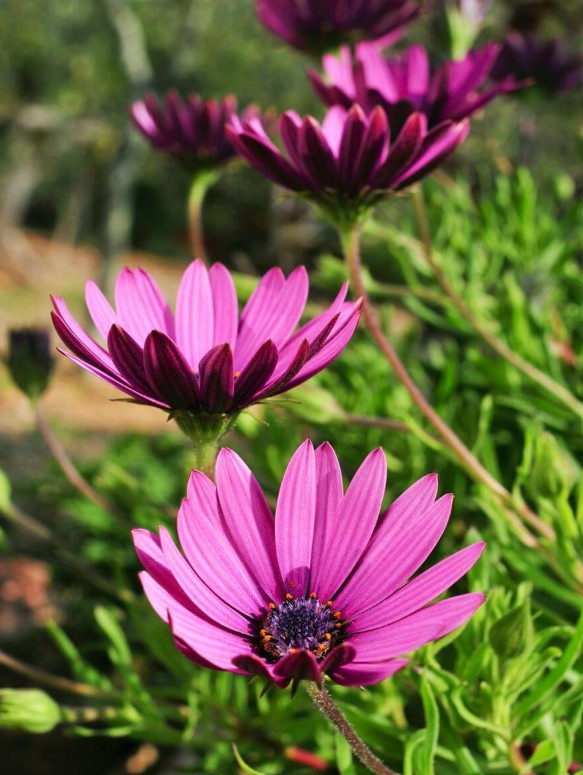
#> input picture cw14/flowers.jpg, 583 x 775 px
$ python zad6.py
#> lines starting #> are read from the running program, lines starting #| are printed output that depends on the picture; after the words box and inside, x2 and y2 are one past the last pixel; in counts of white or black regions, pixels touching at a corner belong together
import cv2
import numpy as np


image = cv2.imread("flowers.jpg")
#> image is the input picture: shape (775, 583, 3); mean B, G, R 69.9, 95.2, 111.1
mask = np.zeros(image.shape[:2], dtype="uint8")
cv2.rectangle(mask, (100, 400), (500, 700), 255, -1)  # Przykład maski
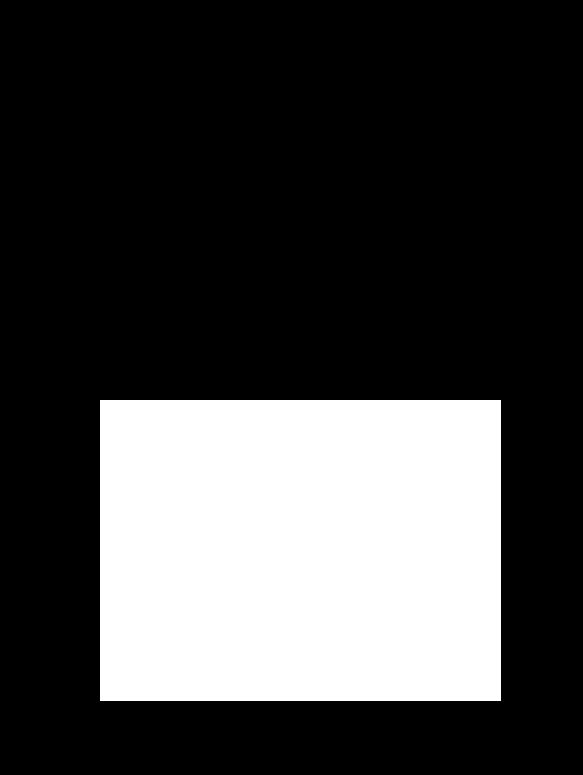
#> mask: shape (775, 583); 26.7% white; 1 white region, box (x1, y1, x2, y2) and area: (100, 400, 501, 701) 120701

blurred = cv2.GaussianBlur(image, (31, 31), 0)
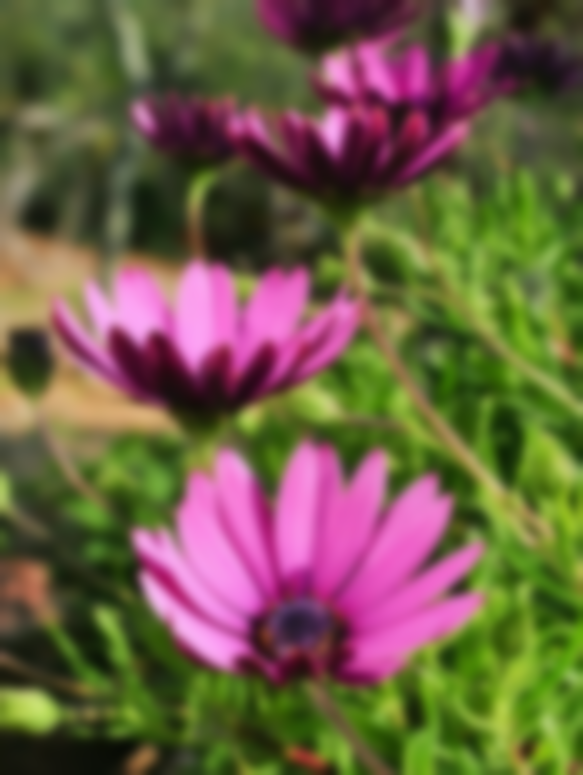
#> blurred: shape (775, 583, 3); mean B, G, R 69.9, 95.2, 111.1
focus = np.where(mask[:, :, None] == 255, image, blurred)
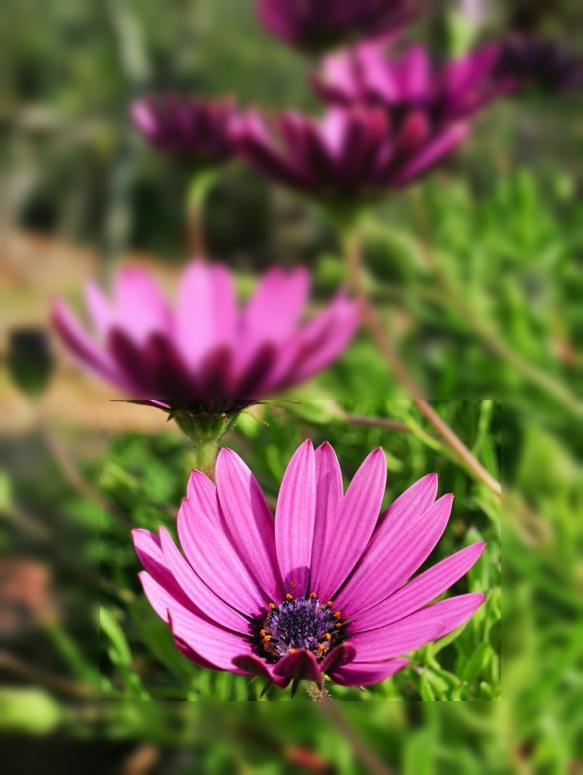
#> focus: shape (775, 583, 3); mean B, G, R 69.9, 95.2, 111.2

cv2.imshow("Efekt głębi ostrości", focus)

# Komentarz:
# - Technika skutecznie imituje efekt głębi ostrości
# - Można ją rozszerzyć o segmentację tła lub detekcję obiektów

cv2.waitKey(0)
cv2.destroyAllWindows()

$ run again, with cw14/road_sign.jpg copied over cw14/flowers.jpg
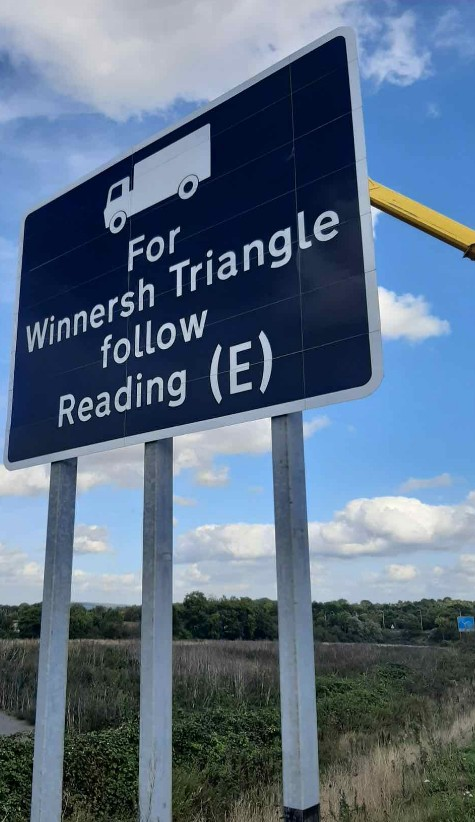
#> input picture cw14/road_sign.jpg, 475 x 822 px
#> image is the input picture: shape (822, 475, 3); mean B, G, R 132, 110.4, 91.3
#> `cv2.rectangle(mask, (100, 400), (500, 700), 255, -1)`:
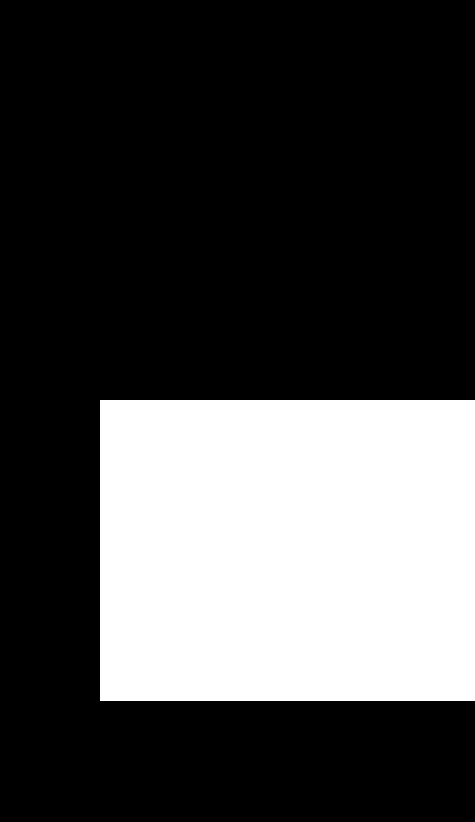
#> mask: shape (822, 475); 28.9% white; 1 white region, box (x1, y1, x2, y2) and area: (100, 400, 475, 701) 112875
#> `focus = np.where(mask[:, :, None] == 255, image, blurred)`:
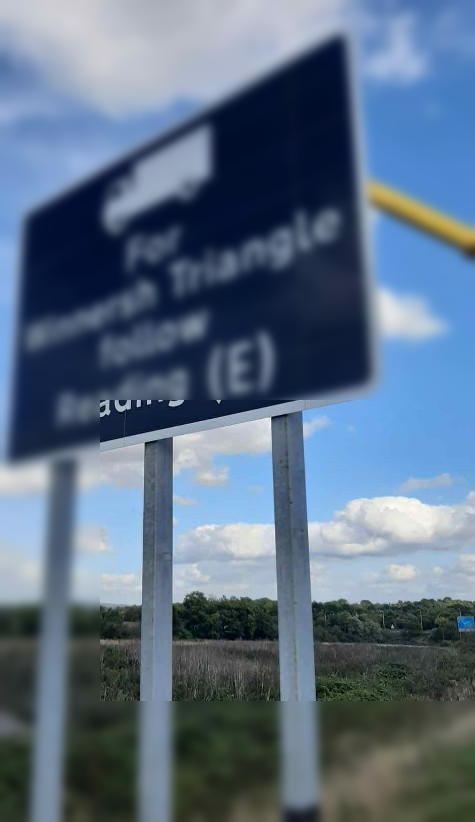
#> focus: shape (822, 475, 3); mean B, G, R 132, 110.4, 91.3
